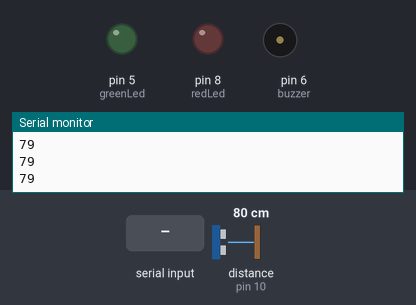
Bench run of a sketch on a simulated Arduino Uno, built with avr-gcc and run on an emulated ATmega328P. Parts: output pins drawn as LEDs (lit = HIGH), buzzer (waves = sounding), the last lines printed to the serial monitor. Wiring (inferred from the names in the program): ultrasonic range finder: trigger pin 9; echo pin 10. The inputs (shaded band) are chosen by the test bench; at power-on: distance to the obstacle (sensor on pin 10) 80 cm. The echo pulse lasts 58.3 µs per cm; pins used as bus, display or sensor lines are not drawn.

Above: at 1.2 s.
1.3 s: "R" received over Serial
At 2.2 s:
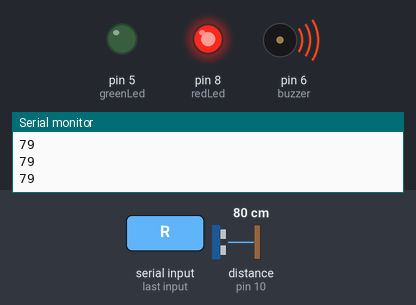
3.0 s: "G" received over Serial
At 3.9 s:
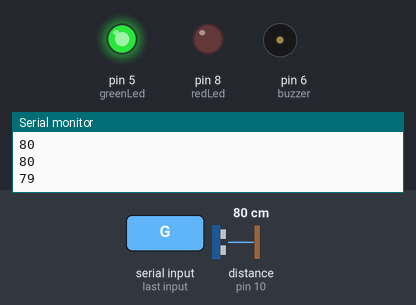
Timing chart, 0 to 6.0 s (numbered marks = the images above; inputs shaded):
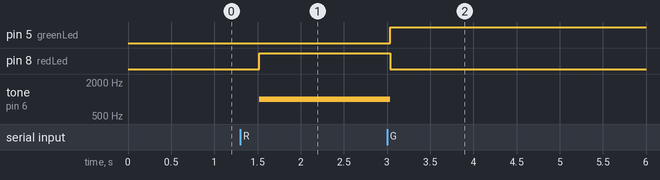

The sketch:

Face_Recognition_Security_System.ino
```cpp
#define trigPin 9     // Pin for ultrasonic sensor trigger
#define echoPin 10    // Pin for ultrasonic sensor echo
#define redLed 8      // Pin for red LED
#define greenLed 5    // Pin for green LED (updated to pin 5)
#define buzzer 6      // Pin for buzzer

unsigned long buzzerStartTime = 0;  // Variable to store the start time of the buzzer
bool buzzerActive = false;          // Flag to track if the buzzer is active

void setup() {
  // Initialize serial communication
  Serial.begin(9600);

  // Set pin modes
  pinMode(trigPin, OUTPUT);
  pinMode(echoPin, INPUT);
  pinMode(redLed, OUTPUT);
  pinMode(greenLed, OUTPUT);  // Updated to pin 5
  pinMode(buzzer, OUTPUT);
}

void loop() {
  // Measure distance using ultrasonic sensor
  long duration, distance;

  digitalWrite(trigPin, LOW);
  delayMicroseconds(2);
  digitalWrite(trigPin, HIGH);
  delayMicroseconds(10);
  digitalWrite(trigPin, LOW);

  duration = pulseIn(echoPin, HIGH);
  distance = (duration / 2) / 29.1; // Convert to cm

  // Send distance to Python script
  Serial.println(distance);

  // Check for commands from Python script
  if (Serial.available() > 0) {
    char command = Serial.read();  // Read command from Python script

    if (command == 'R') {
      // Wrong face detected: blink red LED and activate buzzer
      digitalWrite(greenLed, LOW);  // Turn off green LED
      digitalWrite(redLed, HIGH);   // Turn on red LED
      tone(buzzer, 1000);           // Activate buzzer (1 kHz tone)
      buzzerStartTime = millis();   // Record the start time of the buzzer
      buzzerActive = true;          // Set buzzer active flag
    } else if (command == 'G') {
      // Correct face detected: turn on green LED
      digitalWrite(redLed, LOW);    // Turn off red LED
      noTone(buzzer);               // Turn off buzzer
      digitalWrite(greenLed, HIGH); // Turn on green LED (updated to pin 5)
      buzzerActive = false;         // Reset buzzer active flag
    } else if (command == 'O') {
      // Reset: turn off all LEDs and buzzer
      digitalWrite(redLed, LOW);
      digitalWrite(greenLed, LOW);  // Updated to pin 5
      noTone(buzzer);
      buzzerActive = false;         // Reset buzzer active flag
    }
  }

  // Stop the buzzer after 10 seconds
  if (buzzerActive && (millis() - buzzerStartTime >= 10000)) {
    noTone(buzzer);               // Turn off buzzer
    digitalWrite(redLed, LOW);    // Turn off red LED
    buzzerActive = false;         // Reset buzzer active flag
  }

  delay(500); // Adjust delay as needed
}
```

Measured:
- after the input at 1.3 s, pin 8 (redLed): LOW → HIGH after 0.22 s; tone on pin 6 (buzzer): silent → 1000 Hz after 0.22 s
- after the input at 3.0 s, pin 5 (greenLed): LOW → HIGH at once; pin 8 (redLed): HIGH → LOW at once; tone on pin 6 (buzzer): 1000 Hz → silent at once
